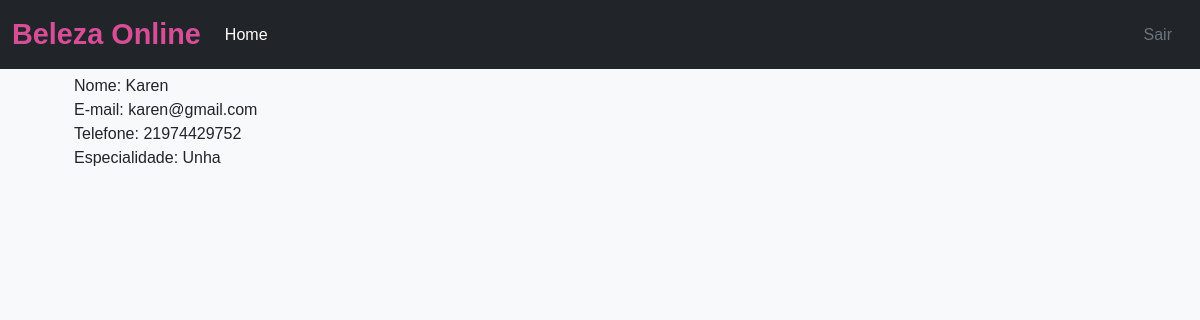
Screenshot of /prestador/1/ (signed in) with the database file from the repository.
### app/models.py (models this page shows, shortened)
class Prestador(models.Model):
    nome = models.CharField(max_length=200)
    email = models.EmailField()
    telefone = models.CharField(max_length=12)
    especialidade = models.ForeignKey(Especialidade, on_delete=models.CASCADE,
                                      verbose_name="Especialidade")  # relacionamento 1-n

class Especialidade(models.Model):
    nome = models.CharField(max_length=200, null=False, blank=False)
    def __str__(self):
        return self.nome

### app/views.py (the view)
# urls.py: path('prestador/<int:id>/', views.detalhar_prestador, name='detalhar_prestador'),
def detalhar_prestador(request, id):
    prestador = get_object_or_404(Prestador, pk=id)
    return render(request, 'app/detalhar_prestador.html', {'prestador':prestador})

### app/templates/app/detalhar_prestador.html
{% extends 'app/base_app.html' %}
{% block content %}
        <h3>Prestador</h3>
        Nome: {{ prestador.nome }}<br/>
        {% if user.is_superuser %}
        E-mail: {{ prestador.email }}<br/>
        Telefone: {{ prestador.telefone }}<br/>
        {% endif %}
        Especialidade: {{ prestador.especialidade }}<br/>
        <br/>
{% endblock %}

### app/templates/app/base_app.html (style rules this page uses)
body { font-family: 'Arial', sans-serif; background-color: #f8f9fa; }

### rows the page displays
Prestador: nome "Karen", email "karen@gmail.com", telefone "21974429752", especialidade "Unha"
